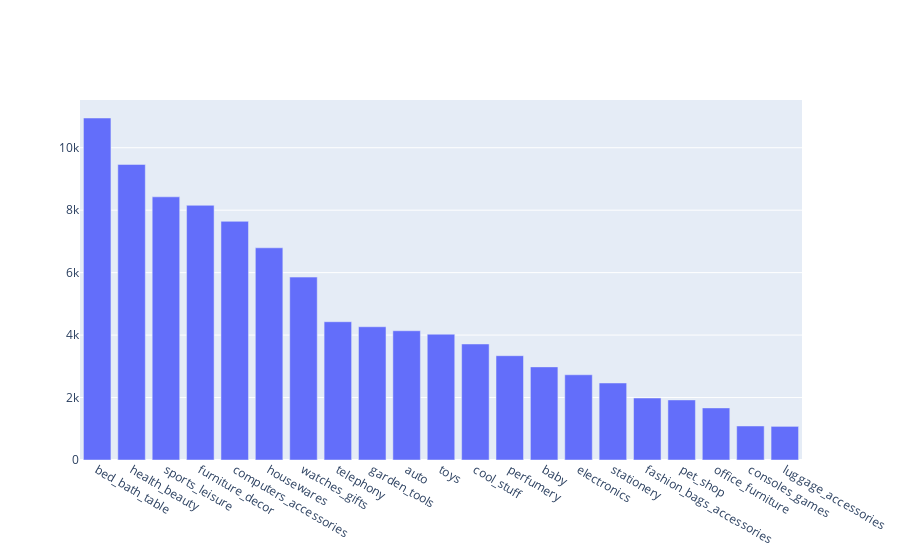

Source (notebook cell):
### Markdown cell above
- 주요카테고리만

### Code cell
category_how_many = category_how_many[category_how_many['order_id'] > 1000]


fig = go.Figure()
fig.add_trace(
    go.Bar(
        x = category_how_many.index,
        y = category_how_many['order_id']
    )
)
fig.update_layout:(
    {
        'title':{
            'text': '<b>The number of Orders by Category</b>',
            'x':0.5,
            'y':0.9,
            'font':{
                'size':15
            }
        },
        'xaxis':{
            'title':'<b>From Oct.2016 To Sep.2018</b>',
            'showticklebels':True,
            'tickfont':{
                'size':7
            }
        },
        'yaxis':{
            'title':'<b>The number of Orders</b>'
        }
    }
)
fig.show()

### Figure 1 — Plotly figure (JSON) as saved in the notebook; plotly's stock layout.template omitted (floating-point values rounded to 4 significant figures)
{"data": [{"type": "bar", "x": ["bed_bath_table", "health_beauty", "sports_leisure", "furniture_decor", "computers_accessories", "housewares", "watches_gifts", "telephony", "garden_tools", "auto", "toys", "cool_stuff", "perfumery", "baby", "electronics", "stationery", "fashion_bags_accessories", "pet_shop", "office_furniture", "consoles_games", "luggage_accessories"], "y": [10952, 9465, 8428, 8156, 7643, 6795, 5857, 4428, 4267, 4139, 4029, 3715, 3340, 2982, 2729, 2466, 1985, 1924, 1668, 1089, 1077]}], "layout": {}}
